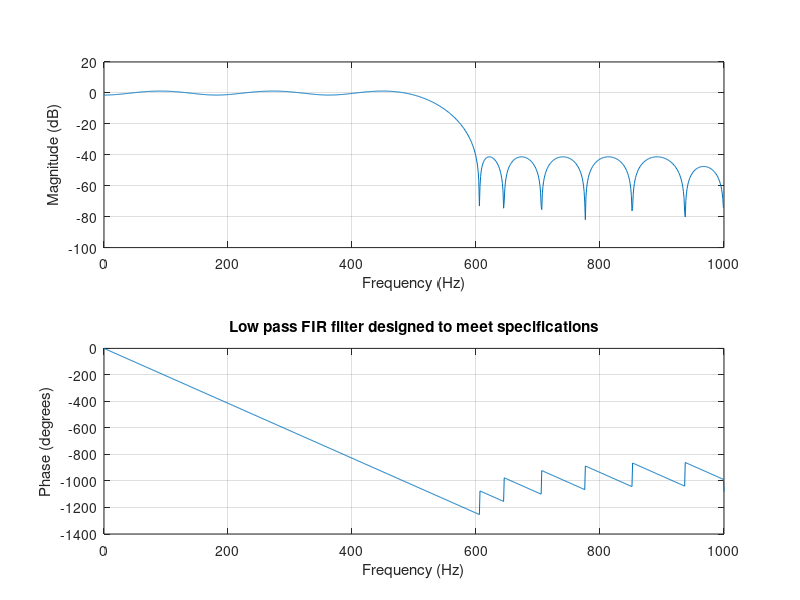
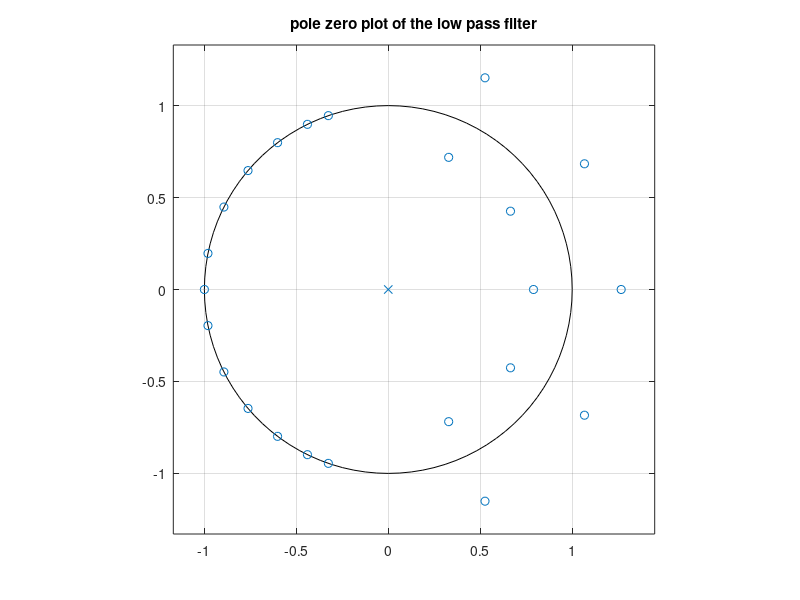

These charts were generated, in order, by the following MATLAB code:
%low pass fir
clc;
close all;
fpass_lp = 500;
fstop_lp = 600;
rp_lp = 3;     %passband ripple in dB
rs_lp = 40;    %stopband ripple in dB
fs_lp = 2000;  %sampling frequency
dev_lp = [(10^(rp_lp/20)-1)/(10^(rp_lp/20)+1) 10^(-rs_lp/20)];
[N_lp, F0_lp, A0_lp,W_lp] = firpmord([fpass_lp, fstop_lp], [1 0], dev_lp, fs_lp);
blp =  firpm(N_lp, F0_lp, A0_lp,W_lp);
Hlp = filt(blp,1,fs_lp);
disp('The transfer function of the filter is');
Hlp
disp('The order of the low pass filter is');
N_lp
freqz(blp,1,1024,fs_lp);
title('Low pass FIR filter designed to meet specifications')
z_lp = roots(blp);
p_lp = 0;
figure(2)
zplane(z_lp,p_lp)
title('pole zero plot of the low pass filter')